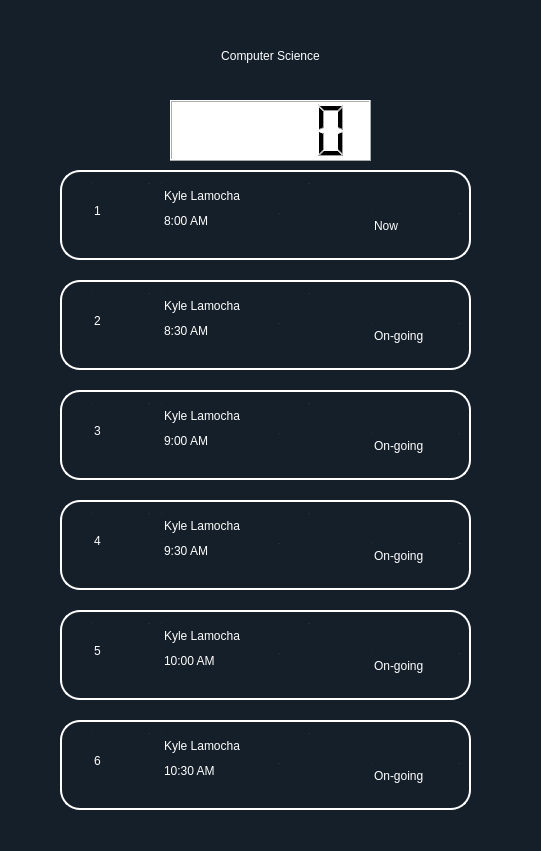
   <widget class="QFrame" name="frame_3">
    <property name="geometry">
     <rect>
      <x>110</x>
      <y>160</y>
      <width>541</width>
      <height>851</height>
     </rect>
    </property>
    <property name="styleSheet">
     <string notr="true">background-color: rgb(21, 31, 41);
border-radius: 20px;</string>
    </property>
    <property name="frameShape">
     <enum>QFrame::StyledPanel</enum>
    </property>
    <property name="frameShadow">
     <enum>QFrame::Raised</enum>
    </property>
    <widget class="QLabel" name="label_5">
     <property name="geometry">
      <rect>
       <x>0</x>
       <y>30</y>
       <width>541</width>
       <height>51</height>
      </rect>
     </property>
     <property name="styleSheet">
      <string notr="true">font:40pt &quot;Bebas&quot;;
color: rgb(255, 255, 255);</string>
     </property>
     <property name="text">
      <string>Computer Science</string>
     </property>
     <property name="alignment">
      <set>Qt::AlignCenter</set>
     </property>
    </widget>
    <widget class="QFrame" name="frame_7">
     <property name="geometry">
      <rect>
       <x>60</x>
       <y>170</y>
       <width>411</width>
       <height>90</height>
      </rect>
     </property>
     <property name="styleSheet">
      <string notr="true">border: 2px solid white;
</string>
     </property>
     <property name="frameShape">
      <enum>QFrame::StyledPanel</enum>
     </property>
     <property name="frameShadow">
      <enum>QFrame::Raised</enum>
     </property>
     <widget class="QLineEdit" name="lineEdit_71">
      <property name="geometry">
       <rect>
        <x>310</x>
        <y>40</y>
        <width>91</width>
        <height>31</height>
       </rect>
      </property>
      <property name="styleSheet">
       <string notr="true">border-color: qradialgradient(spread:reflect, cx:0.463, cy:0.301636, radius:2, fx:0.458, fy:0.289409, stop:0.932203 rgba(21, 31, 41, 255), stop:1 rgba(255, 255, 255, 255));
color: rgb(255, 255, 255);
font: 12pt &quot;Montserrat&quot;;
border-radius: 5px;</string>
      </property>
      <property name="text">
       <string>Now</string>
      </property>
      <property name="placeholderText">
       <string>Appointment Subject</string>
      </property>
     </widget>
     <widget class="QLineEdit" name="lineEdit_72">
      <property name="geometry">
       <rect>
        <x>100</x>
        <y>40</y>
        <width>121</width>
        <height>21</height>
       </rect>
      </property>
      <property name="styleSheet">
       <string notr="true">border-color: qradialgradient(spread:reflect, cx:0.463, cy:0.301636, radius:2, fx:0.458, fy:0.289409, stop:0.932203 rgba(21, 31, 41, 255), stop:1 rgba(255, 255, 255, 255));
color: rgb(255, 255, 255);
font: 12pt &quot;Montserrat&quot;;
border-radius: 5px;</string>
      </property>
      <property name="text">
       <string>8:00 AM</string>
      </property>
      <property name="placeholderText">
       <string>Appointment Subject</string>
      </property>
     </widget>
     <widget class="QLineEdit" name="lineEdit_39">
      <property name="geometry">
       <rect>
        <x>30</x>
        <y>10</y>
        <width>61</width>
        <height>61</height>
       </rect>
      </property>
      <property name="styleSheet">
       <string notr="true">border-color: qradialgradient(spread:reflect, cx:0.463, cy:0.301636, radius:2, fx:0.458, fy:0.289409, stop:0.932203 rgba(21, 31, 41, 255), stop:1 rgba(255, 255, 255, 255));
color: rgb(255, 255, 255);
font: 46pt &quot;Montserrat&quot;;
border-radius: 5px;</string>
      </property>
      <property name="text">
       <string>1</string>
      </property>
      <property name="placeholderText">
       <string>Appointment Subject</string>
      </property>
     </widget>
     <widget class="QLineEdit" name="lineEdit_73">
      <property name="geometry">
       <rect>
        <x>100</x>
        <y>10</y>
        <width>151</width>
        <height>31</height>
       </rect>
      </property>
      <property name="styleSheet">
       <string notr="true">border-color: qradialgradient(spread:reflect, cx:0.463, cy:0.301636, radius:2, fx:0.458, fy:0.289409, stop:0.932203 rgba(21, 31, 41, 255), stop:1 rgba(255, 255, 255, 255));
color: rgb(255, 255, 255);
font: 14pt &quot;Montserrat&quot;;
border-radius: 5px;</string>
      </property>
      <property name="text">
       <string>Kyle Lamocha</string>
      </property>
      <property name="placeholderText">
       <string>Appointment Subject</string>
      </property>
     </widget>
    </widget>
    <widget class="QFrame" name="frame_8">
     <property name="geometry">
      <rect>
       <x>60</x>
       <y>280</y>
       <width>411</width>
       <height>90</height>
      </rect>
     </property>
     <property name="styleSheet">
      <string notr="true">border: 2px solid white;
</string>
     </property>
     <property name="frameShape">
      <enum>QFrame::StyledPanel</enum>
     </property>
     <property name="frameShadow">
      <enum>QFrame::Raised</enum>
     </property>
     <widget class="QLineEdit" name="lineEdit_74">
      <property name="geometry">
       <rect>
        <x>310</x>
        <y>40</y>
        <width>91</width>
        <height>31</height>
       </rect>
      </property>
      <property name="styleSheet">
       <string notr="true">border-color: qradialgradient(spread:reflect, cx:0.463, cy:0.301636, radius:2, fx:0.458, fy:0.289409, stop:0.932203 rgba(21, 31, 41, 255), stop:1 rgba(255, 255, 255, 255));
color: rgb(255, 255, 255);
font: 12pt &quot;Montserrat&quot;;
border-radius: 5px;</string>
      </property>
      <property name="text">
       <string>On-going</string>
      </property>
      <property name="placeholderText">
       <string>Appointment Subject</string>
      </property>
     </widget>
     <widget class="QLineEdit" name="lineEdit_75">
      <property name="geometry">
       <rect>
        <x>100</x>
        <y>40</y>
        <width>121</width>
        <height>21</height>
       </rect>
      </property>
      <property name="styleSheet">
       <string notr="true">border-color: qradialgradient(spread:reflect, cx:0.463, cy:0.301636, radius:2, fx:0.458, fy:0.289409, stop:0.932203 rgba(21, 31, 41, 255), stop:1 rgba(255, 255, 255, 255));
color: rgb(255, 255, 255);
font: 12pt &quot;Montserrat&quot;;
border-radius: 5px;</string>
      </property>
      <property name="text">
       <string>8:30 AM</string>
      </property>
      <property name="placeholderText">
       <string>Appointment Subject</string>
      </property>
     </widget>
     <widget class="QLineEdit" name="lineEdit_40">
      <property name="geometry">
       <rect>
        <x>30</x>
        <y>10</y>
        <width>61</width>
        <height>61</height>
       </rect>
      </property>
      <property name="styleSheet">
       <string notr="true">border-color: qradialgradient(spread:reflect, cx:0.463, cy:0.301636, radius:2, fx:0.458, fy:0.289409, stop:0.932203 rgba(21, 31, 41, 255), stop:1 rgba(255, 255, 255, 255));
color: rgb(255, 255, 255);
font: 46pt &quot;Montserrat&quot;;
border-radius: 5px;</string>
      </property>
      <property name="text">
       <string>2</string>
      </property>
      <property name="placeholderText">
       <string>Appointment Subject</string>
      </property>
     </widget>
     <widget class="QLineEdit" name="lineEdit_76">
      <property name="geometry">
       <rect>
        <x>100</x>
        <y>10</y>
        <width>151</width>
        <height>31</height>
       </rect>
      </property>
      <property name="styleSheet">
       <string notr="true">border-color: qradialgradient(spread:reflect, cx:0.463, cy:0.301636, radius:2, fx:0.458, fy:0.289409, stop:0.932203 rgba(21, 31, 41, 255), stop:1 rgba(255, 255, 255, 255));
color: rgb(255, 255, 255);
font: 14pt &quot;Montserrat&quot;;
border-radius: 5px;</string>
      </property>
      <property name="text">
       <string>Kyle Lamocha</string>
      </property>
      <property name="placeholderText">
       <string>Appointment Subject</string>
      </property>
     </widget>
     <widget class="QFrame" name="frame_9">
      <property name="geometry">
       <rect>
        <x>0</x>
        <y>160</y>
        <width>411</width>
        <height>81</height>
       </rect>
      </property>
      <property name="styleSheet">
       <string notr="true">border: 2px solid white;
</string>
      </property>
      <property name="frameShape">
       <enum>QFrame::StyledPanel</enum>
      </property>
      <property name="frameShadow">
       <enum>QFrame::Raised</enum>
      </property>
      <widget class="QLineEdit" name="lineEdit_77">
       <property name="geometry">
        <rect>
         <x>310</x>
         <y>40</y>
         <width>91</width>
         <height>31</height>
        </rect>
       </property>
       <property name="styleSheet">
        <string notr="true">border-color: qradialgradient(spread:reflect, cx:0.463, cy:0.301636, radius:2, fx:0.458, fy:0.289409, stop:0.932203 rgba(21, 31, 41, 255), stop:1 rgba(255, 255, 255, 255));
color: rgb(255, 255, 255);
font: 12pt &quot;Montserrat&quot;;
border-radius: 5px;</string>
       </property>
       <property name="text">
        <string>On-going</string>
       </property>
       <property name="placeholderText">
        <string>Appointment Subject</string>
       </property>
      </widget>
      <widget class="QLineEdit" name="lineEdit_78">
       <property name="geometry">
        <rect>
         <x>100</x>
         <y>40</y>
         <width>121</width>
         <height>21</height>
        </rect>
       </property>
       <property name="styleSheet">
        <string notr="true">border-color: qradialgradient(spread:reflect, cx:0.463, cy:0.301636, radius:2, fx:0.458, fy:0.289409, stop:0.932203 rgba(21, 31, 41, 255), stop:1 rgba(255, 255, 255, 255));
color: rgb(255, 255, 255);
font: 12pt &quot;Montserrat&quot;;
border-radius: 5px;</string>
       </property>
       <property name="text">
        <string>8:00 AM</string>
       </property>
       <property name="placeholderText">
        <string>Appointment Subject</string>
       </property>
      </widget>
      <widget class="QLineEdit" name="lineEdit_79">
       <property name="geometry">
        <rect>
         <x>30</x>
         <y>10</y>
         <width>61</width>
         <height>61</height>
        </rect>
       </property>
       <property name="styleSheet">
        <string notr="true">border-color: qradialgradient(spread:reflect, cx:0.463, cy:0.301636, radius:2, fx:0.458, fy:0.289409, stop:0.932203 rgba(21, 31, 41, 255), stop:1 rgba(255, 255, 255, 255));
color: rgb(255, 255, 255);
font: 46pt &quot;Montserrat&quot;;
border-radius: 5px;</string>
       </property>
       <property name="text">
        <string>1</string>
       </property>
       <property name="placeholderText">
        <string>Appointment Subject</string>
       </property>
      </widget>
      <widget class="QLineEdit" name="lineEdit_80">
       <property name="geometry">
        <rect>
         <x>100</x>
         <y>10</y>
         <width>151</width>
         <height>31</height>
        </rect>
       </property>
       <property name="styleSheet">
        <string notr="true">border-color: qradialgradient(spread:reflect, cx:0.463, cy:0.301636, radius:2, fx:0.458, fy:0.289409, stop:0.932203 rgba(21, 31, 41, 255), stop:1 rgba(255, 255, 255, 255));
color: rgb(255, 255, 255);
font: 14pt &quot;Montserrat&quot;;
border-radius: 5px;</string>
       </property>
       <property name="text">
        <string>Kyle Lamocha</string>
       </property>
       <property name="placeholderText">
        <string>Appointment Subject</string>
       </property>
      </widget>
     </widget>
    </widget>
    <widget class="QFrame" name="frame_10">
     <property name="geometry">
      <rect>
       <x>60</x>
       <y>390</y>
       <width>411</width>
       <height>90</height>
      </rect>
     </property>
     <property name="styleSheet">
      <string notr="true">border: 2px solid white;
</string>
     </property>
     <property name="frameShape">
      <enum>QFrame::StyledPanel</enum>
     </property>
     <property name="frameShadow">
      <enum>QFrame::Raised</enum>
     </property>
     <widget class="QLineEdit" name="lineEdit_81">
      <property name="geometry">
       <rect>
        <x>310</x>
        <y>40</y>
        <width>91</width>
        <height>31</height>
       </rect>
      </property>
      <property name="styleSheet">
       <string notr="true">border-color: qradialgradient(spread:reflect, cx:0.463, cy:0.301636, radius:2, fx:0.458, fy:0.289409, stop:0.932203 rgba(21, 31, 41, 255), stop:1 rgba(255, 255, 255, 255));
color: rgb(255, 255, 255);
font: 12pt &quot;Montserrat&quot;;
border-radius: 5px;</string>
      </property>
      <property name="text">
       <string>On-going</string>
      </property>
      <property name="placeholderText">
       <string>Appointment Subject</string>
      </property>
     </widget>
     <widget class="QLineEdit" name="lineEdit_82">
      <property name="geometry">
       <rect>
        <x>100</x>
        <y>40</y>
        <width>121</width>
        <height>21</height>
       </rect>
      </property>
      <property name="styleSheet">
       <string notr="true">border-color: qradialgradient(spread:reflect, cx:0.463, cy:0.301636, radius:2, fx:0.458, fy:0.289409, stop:0.932203 rgba(21, 31, 41, 255), stop:1 rgba(255, 255, 255, 255));
color: rgb(255, 255, 255);
font: 12pt &quot;Montserrat&quot;;
border-radius: 5px;</string>
      </property>
      <property name="text">
       <string>9:00 AM</string>
      </property>
      <property name="placeholderText">
       <string>Appointment Subject</string>
      </property>
     </widget>
     <widget class="QLineEdit" name="lineEdit_83">
      <property name="geometry">
       <rect>
        <x>30</x>
        <y>10</y>
        <width>61</width>
        <height>61</height>
       </rect>
      </property>
      <property name="styleSheet">
       <string notr="true">border-color: qradialgradient(spread:reflect, cx:0.463, cy:0.301636, radius:2, fx:0.458, fy:0.289409, stop:0.932203 rgba(21, 31, 41, 255), stop:1 rgba(255, 255, 255, 255));
color: rgb(255, 255, 255);
font: 46pt &quot;Montserrat&quot;;
border-radius: 5px;</string>
      </property>
      <property name="text">
       <string>3</string>
      </property>
      <property name="placeholderText">
       <string>Appointment Subject</string>
      </property>
     </widget>
     <widget class="QLineEdit" name="lineEdit_84">
      <property name="geometry">
       <rect>
        <x>100</x>
        <y>10</y>
        <width>151</width>
        <height>31</height>
       </rect>
      </property>
      <property name="styleSheet">
       <string notr="true">border-color: qradialgradient(spread:reflect, cx:0.463, cy:0.301636, radius:2, fx:0.458, fy:0.289409, stop:0.932203 rgba(21, 31, 41, 255), stop:1 rgba(255, 255, 255, 255));
color: rgb(255, 255, 255);
font: 14pt &quot;Montserrat&quot;;
border-radius: 5px;</string>
      </property>
      <property name="text">
       <string>Kyle Lamocha</string>
      </property>
      <property name="placeholderText">
       <string>Appointment Subject</string>
      </property>
     </widget>
    </widget>
    <widget class="QFrame" name="frame_11">
     <property name="geometry">
      <rect>
       <x>60</x>
       <y>500</y>
       <width>411</width>
       <height>90</height>
      </rect>
     </property>
     <property name="styleSheet">
      <string notr="true">border: 2px solid white;
</string>
     </property>
     <property name="frameShape">
      <enum>QFrame::StyledPanel</enum>
     </property>
     <property name="frameShadow">
      <enum>QFrame::Raised</enum>
     </property>
     <widget class="QLineEdit" name="lineEdit_85">
      <property name="geometry">
       <rect>
        <x>310</x>
        <y>40</y>
        <width>91</width>
        <height>31</height>
       </rect>
      </property>
      <property name="styleSheet">
       <string notr="true">border-color: qradialgradient(spread:reflect, cx:0.463, cy:0.301636, radius:2, fx:0.458, fy:0.289409, stop:0.932203 rgba(21, 31, 41, 255), stop:1 rgba(255, 255, 255, 255));
color: rgb(255, 255, 255);
font: 12pt &quot;Montserrat&quot;;
border-radius: 5px;</string>
      </property>
      <property name="text">
       <string>On-going</string>
      </property>
      <property name="placeholderText">
       <string>Appointment Subject</string>
      </property>
     </widget>
     <widget class="QLineEdit" name="lineEdit_86">
      <property name="geometry">
       <rect>
        <x>100</x>
        <y>40</y>
        <width>121</width>
        <height>21</height>
       </rect>
      </property>
      <property name="styleSheet">
       <string notr="true">border-color: qradialgradient(spread:reflect, cx:0.463, cy:0.301636, radius:2, fx:0.458, fy:0.289409, stop:0.932203 rgba(21, 31, 41, 255), stop:1 rgba(255, 255, 255, 255));
color: rgb(255, 255, 255);
font: 12pt &quot;Montserrat&quot;;
border-radius: 5px;</string>
      </property>
      <property name="text">
       <string>9:30 AM</string>
      </property>
      <property name="placeholderText">
       <string>Appointment Subject</string>
      </property>
     </widget>
     <widget class="QLineEdit" name="lineEdit_87">
      <property name="geometry">
       <rect>
        <x>30</x>
        <y>10</y>
        <width>61</width>
        <height>61</height>
       </rect>
      </property>
      <property name="styleSheet">
       <string notr="true">border-color: qradialgradient(spread:reflect, cx:0.463, cy:0.301636, radius:2, fx:0.458, fy:0.289409, stop:0.932203 rgba(21, 31, 41, 255), stop:1 rgba(255, 255, 255, 255));
color: rgb(255, 255, 255);
font: 46pt &quot;Montserrat&quot;;
border-radius: 5px;</string>
      </property>
      <property name="text">
       <string>4</string>
      </property>
      <property name="placeholderText">
       <string>Appointment Subject</string>
      </property>
     </widget>
     <widget class="QLineEdit" name="lineEdit_88">
      <property name="geometry">
       <rect>
        <x>100</x>
        <y>10</y>
        <width>151</width>
        <height>31</height>
       </rect>
      </property>
      <property name="styleSheet">
       <string notr="true">border-color: qradialgradient(spread:reflect, cx:0.463, cy:0.301636, radius:2, fx:0.458, fy:0.289409, stop:0.932203 rgba(21, 31, 41, 255), stop:1 rgba(255, 255, 255, 255));
color: rgb(255, 255, 255);
font: 14pt &quot;Montserrat&quot;;
border-radius: 5px;</string>
      </property>
      <property name="text">
       <string>Kyle Lamocha</string>
      </property>
      <property name="placeholderText">
       <string>Appointment Subject</string>
      </property>
     </widget>
    </widget>
    <widget class="QFrame" name="frame_12">
     <property name="geometry">
      <rect>
       <x>60</x>
       <y>610</y>
       <width>411</width>
       <height>90</height>
      </rect>
     </property>
     <property name="styleSheet">
      <string notr="true">border: 2px solid white;
</string>
     </property>
     <property name="frameShape">
      <enum>QFrame::StyledPanel</enum>
     </property>
     <property name="frameShadow">
      <enum>QFrame::Raised</enum>
     </property>
     <widget class="QLineEdit" name="lineEdit_89">
      <property name="geometry">
       <rect>
        <x>310</x>
        <y>40</y>
        <width>91</width>
        <height>31</height>
       </rect>
      </property>
      <property name="styleSheet">
       <string notr="true">border-color: qradialgradient(spread:reflect, cx:0.463, cy:0.301636, radius:2, fx:0.458, fy:0.289409, stop:0.932203 rgba(21, 31, 41, 255), stop:1 rgba(255, 255, 255, 255));
color: rgb(255, 255, 255);
font: 12pt &quot;Montserrat&quot;;
border-radius: 5px;</string>
      </property>
      <property name="text">
       <string>On-going</string>
      </property>
      <property name="placeholderText">
       <string>Appointment Subject</string>
      </property>
     </widget>
     <widget class="QLineEdit" name="lineEdit_90">
      <property name="geometry">
       <rect>
        <x>100</x>
        <y>40</y>
        <width>121</width>
        <height>21</height>
       </rect>
      </property>
      <property name="styleSheet">
       <string notr="true">border-color: qradialgradient(spread:reflect, cx:0.463, cy:0.301636, radius:2, fx:0.458, fy:0.289409, stop:0.932203 rgba(21, 31, 41, 255), stop:1 rgba(255, 255, 255, 255));
color: rgb(255, 255, 255);
font: 12pt &quot;Montserrat&quot;;
border-radius: 5px;</string>
      </property>
      <property name="text">
       <string>10:00 AM</string>
      </property>
      <property name="placeholderText">
       <string>Appointment Subject</string>
      </property>
     </widget>
     <widget class="QLineEdit" name="lineEdit_91">
      <property name="geometry">
       <rect>
        <x>30</x>
        <y>10</y>
        <width>61</width>
        <height>61</height>
       </rect>
      </property>
      <property name="styleSheet">
       <string notr="true">border-color: qradialgradient(spread:reflect, cx:0.463, cy:0.301636, radius:2, fx:0.458, fy:0.289409, stop:0.932203 rgba(21, 31, 41, 255), stop:1 rgba(255, 255, 255, 255));
color: rgb(255, 255, 255);
font: 46pt &quot;Montserrat&quot;;
border-radius: 5px;</string>
      </property>
      <property name="text">
       <string>5</string>
      </property>
      <property name="placeholderText">
       <string>Appointment Subject</string>
      </property>
     </widget>
     <widget class="QLineEdit" name="lineEdit_92">
      <property name="geometry">
       <rect>
        <x>100</x>
        <y>10</y>
        <width>151</width>
        <height>31</height>
       </rect>
      </property>
      <property name="styleSheet">
       <string notr="true">border-color: qradialgradient(spread:reflect, cx:0.463, cy:0.301636, radius:2, fx:0.458, fy:0.289409, stop:0.932203 rgba(21, 31, 41, 255), stop:1 rgba(255, 255, 255, 255));
color: rgb(255, 255, 255);
font: 14pt &quot;Montserrat&quot;;
border-radius: 5px;</string>
      </property>
      <property name="text">
       <string>Kyle Lamocha</string>
      </property>
      <property name="placeholderText">
       <string>Appointment Subject</string>
      </property>
     </widget>
    </widget>
    <widget class="QFrame" name="frame_13">
     <property name="geometry">
      <rect>
       <x>60</x>
       <y>720</y>
       <width>411</width>
       <height>90</height>
      </rect>
     </property>
     <property name="styleSheet">
      <string notr="true">border: 2px solid white;
</string>
     </property>
     <property name="frameShape">
      <enum>QFrame::StyledPanel</enum>
     </property>
     <property name="frameShadow">
      <enum>QFrame::Raised</enum>
     </property>
     <widget class="QLineEdit" name="lineEdit_93">
      <property name="geometry">
       <rect>
        <x>310</x>
        <y>40</y>
        <width>91</width>
        <height>31</height>
       </rect>
      </property>
      <property name="styleSheet">
       <string notr="true">border-color: qradialgradient(spread:reflect, cx:0.463, cy:0.301636, radius:2, fx:0.458, fy:0.289409, stop:0.932203 rgba(21, 31, 41, 255), stop:1 rgba(255, 255, 255, 255));
color: rgb(255, 255, 255);
font: 12pt &quot;Montserrat&quot;;
border-radius: 5px;</string>
      </property>
      <property name="text">
       <string>On-going</string>
      </property>
      <property name="placeholderText">
       <string>Appointment Subject</string>
      </property>
     </widget>
     <widget class="QLineEdit" name="lineEdit_94">
      <property name="geometry">
       <rect>
        <x>100</x>
        <y>40</y>
        <width>121</width>
        <height>21</height>
       </rect>
      </property>
      <property name="styleSheet">
       <string notr="true">border-color: qradialgradient(spread:reflect, cx:0.463, cy:0.301636, radius:2, fx:0.458, fy:0.289409, stop:0.932203 rgba(21, 31, 41, 255), stop:1 rgba(255, 255, 255, 255));
color: rgb(255, 255, 255);
font: 12pt &quot;Montserrat&quot;;
border-radius: 5px;</string>
      </property>
      <property name="text">
       <string>10:30 AM</string>
      </property>
      <property name="placeholderText">
       <string>Appointment Subject</string>
      </property>
     </widget>
     <widget class="QLineEdit" name="lineEdit_95">
      <property name="geometry">
       <rect>
        <x>30</x>
        <y>10</y>
        <width>61</width>
        <height>61</height>
       </rect>
      </property>
      <property name="styleSheet">
       <string notr="true">border-color: qradialgradient(spread:reflect, cx:0.463, cy:0.301636, radius:2, fx:0.458, fy:0.289409, stop:0.932203 rgba(21, 31, 41, 255), stop:1 rgba(255, 255, 255, 255));
color: rgb(255, 255, 255);
font: 46pt &quot;Montserrat&quot;;
border-radius: 5px;</string>
      </property>
      <property name="text">
       <string>6</string>
      </property>
      <property name="placeholderText">
       <string>Appointment Subject</string>
      </property>
     </widget>
     <widget class="QLineEdit" name="lineEdit_96">
      <property name="geometry">
       <rect>
        <x>100</x>
        <y>10</y>
        <width>151</width>
        <height>31</height>
       </rect>
      </property>
      <property name="styleSheet">
       <string notr="true">border-color: qradialgradient(spread:reflect, cx:0.463, cy:0.301636, radius:2, fx:0.458, fy:0.289409, stop:0.932203 rgba(21, 31, 41, 255), stop:1 rgba(255, 255, 255, 255));
color: rgb(255, 255, 255);
font: 14pt &quot;Montserrat&quot;;
border-radius: 5px;</string>
      </property>
      <property name="text">
       <string>Kyle Lamocha</string>
      </property>
      <property name="placeholderText">
       <string>Appointment Subject</string>
      </property>
     </widget>
    </widget>
    <widget class="QFrame" name="frame">
     <property name="geometry">
      <rect>
       <x>130</x>
       <y>90</y>
       <width>271</width>
       <height>71</height>
      </rect>
     </property>
     <property name="frameShape">
      <enum>QFrame::StyledPanel</enum>
     </property>
     <property name="frameShadow">
      <enum>QFrame::Raised</enum>
     </property>
     <widget class="QLCDNumber" name="lcdNumber">
      <property name="geometry">
       <rect>
        <x>40</x>
        <y>10</y>
        <width>201</width>
        <height>61</height>
       </rect>
      </property>
      <property name="styleSheet">
       <string notr="true">background-color: rgb(255, 255, 255);
border-radius: -20px ;</string>
      </property>
     </widget>
    </widget>
   </widget>
